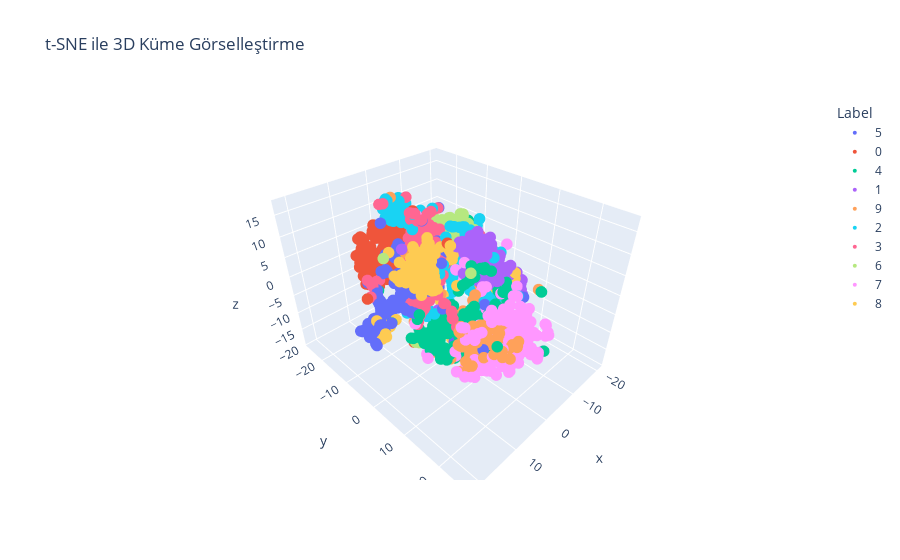

Notebook source saved alongside this figure:
### Markdown cell above
UMAP, yüksek boyutlu verileri 2 boyuta indirgerken global ve lokal yapıyı birlikte korur. t-SNE’ye benzer ama daha hızlı çalışır ama bende daha hızlı çalışmadı. t-SNE’ye göre daha iyi kümelenmiş gibi.

### Code cell
from sklearn.manifold import TSNE
from sklearn.preprocessing import StandardScaler
import plotly.express as px

X_pixels = train_df.iloc[:, 1:785]
y_labels = train_df['label']


scaler = StandardScaler()
X_scaled = scaler.fit_transform(X_pixels)

tsne_3d = TSNE(n_components=3, perplexity=30, random_state=42, n_iter=1000)
X_tsne_3d = tsne_3d.fit_transform(X_scaled[:2000])
labels_subset = y_labels[:2000]

fig = px.scatter_3d(
    x=X_tsne_3d[:, 0],
    y=X_tsne_3d[:, 1],
    z=X_tsne_3d[:, 2],
    color=labels_subset.astype(str),
    title="t-SNE ile 3D Küme Görselleştirme",
    labels={'color': 'Label'}
)
fig.update_traces(marker=dict(size=4))
fig.show()

### Figure 1 — Plotly figure (JSON) as saved in the notebook; plotly's stock layout.template omitted (floating-point values rounded to 4 significant figures; data arrays with more than 128 entries replaced by an {"elided": "..."} marker saying what was removed)
{"data": [{"hovertemplate": "Label=5<br>x=%{x}<br>y=%{y}<br>z=%{z}<extra></extra>", "legendgroup": "5", "marker": {"color": "#636efa", "size": 4, "symbol": "circle"}, "mode": "markers", "name": "5", "scene": "scene", "showlegend": true, "type": "scatter3d", "x": {"elided": "180 float values"}, "y": {"elided": "180 float values"}, "z": {"elided": "180 float values"}}, {"hovertemplate": "Label=0<br>x=%{x}<br>y=%{y}<br>z=%{z}<extra></extra>", "legendgroup": "0", "marker": {"color": "#EF553B", "size": 4, "symbol": "circle"}, "mode": "markers", "name": "0", "scene": "scene", "showlegend": true, "type": "scatter3d", "x": {"elided": "191 float values"}, "y": {"elided": "191 float values"}, "z": {"elided": "191 float values"}}, {"hovertemplate": "Label=4<br>x=%{x}<br>y=%{y}<br>z=%{z}<extra></extra>", "legendgroup": "4", "marker": {"color": "#00cc96", "size": 4, "symbol": "circle"}, "mode": "markers", "name": "4", "scene": "scene", "showlegend": true, "type": "scatter3d", "x": {"elided": "214 float values"}, "y": {"elided": "214 float values"}, "z": {"elided": "214 float values"}}, {"hovertemplate": "Label=1<br>x=%{x}<br>y=%{y}<br>z=%{z}<extra></extra>", "legendgroup": "1", "marker": {"color": "#ab63fa", "size": 4, "symbol": "circle"}, "mode": "markers", "name": "1", "scene": "scene", "showlegend": true, "type": "scatter3d", "x": {"elided": "220 float values"}, "y": {"elided": "220 float values"}, "z": {"elided": "220 float values"}}, {"hovertemplate": "Label=9<br>x=%{x}<br>y=%{y}<br>z=%{z}<extra></extra>", "legendgroup": "9", "marker": {"color": "#FFA15A", "size": 4, "symbol": "circle"}, "mode": "markers", "name": "9", "scene": "scene", "showlegend": true, "type": "scatter3d", "x": {"elided": "210 float values"}, "y": {"elided": "210 float values"}, "z": {"elided": "210 float values"}}, {"hovertemplate": "Label=2<br>x=%{x}<br>y=%{y}<br>z=%{z}<extra></extra>", "legendgroup": "2", "marker": {"color": "#19d3f3", "size": 4, "symbol": "circle"}, "mode": "markers", "name": "2", "scene": "scene", "showlegend": true, "type": "scatter3d", "x": {"elided": "198 float values"}, "y": {"elided": "198 float values"}, "z": {"elided": "198 float values"}}, {"hovertemplate": "Label=3<br>x=%{x}<br>y=%{y}<br>z=%{z}<extra></extra>", "legendgroup": "3", "marker": {"color": "#FF6692", "size": 4, "symbol": "circle"}, "mode": "markers", "name": "3", "scene": "scene", "showlegend": true, "type": "scatter3d", "x": {"elided": "191 float values"}, "y": {"elided": "191 float values"}, "z": {"elided": "191 float values"}}, {"hovertemplate": "Label=6<br>x=%{x}<br>y=%{y}<br>z=%{z}<extra></extra>", "legendgroup": "6", "marker": {"color": "#B6E880", "size": 4, "symbol": "circle"}, "mode": "markers", "name": "6", "scene": "scene", "showlegend": true, "type": "scatter3d", "x": {"elided": "200 float values"}, "y": {"elided": "200 float values"}, "z": {"elided": "200 float values"}}, {"hovertemplate": "Label=7<br>x=%{x}<br>y=%{y}<br>z=%{z}<extra></extra>", "legendgroup": "7", "marker": {"color": "#FF97FF", "size": 4, "symbol": "circle"}, "mode": "markers", "name": "7", "scene": "scene", "showlegend": true, "type": "scatter3d", "x": {"elided": "224 float values"}, "y": {"elided": "224 float values"}, "z": {"elided": "224 float values"}}, {"hovertemplate": "Label=8<br>x=%{x}<br>y=%{y}<br>z=%{z}<extra></extra>", "legendgroup": "8", "marker": {"color": "#FECB52", "size": 4, "symbol": "circle"}, "mode": "markers", "name": "8", "scene": "scene", "showlegend": true, "type": "scatter3d", "x": {"elided": "172 float values"}, "y": {"elided": "172 float values"}, "z": {"elided": "172 float values"}}], "layout": {"legend": {"title": {"text": "Label"}, "tracegroupgap": 0}, "scene": {"domain": {"x": [0, 1], "y": [0, 1]}, "xaxis": {"title": {"text": "x"}}, "yaxis": {"title": {"text": "y"}}, "zaxis": {"title": {"text": "z"}}}, "title": {"text": "t-SNE ile 3D Küme Görselleştirme"}}}
